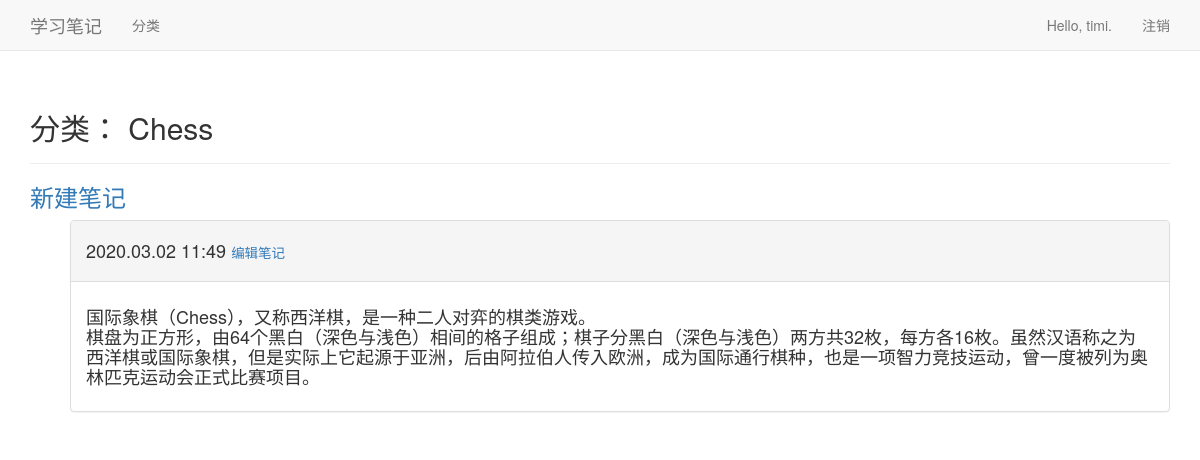
The page /topics/1/ (signed in) on the database as committed earlier.
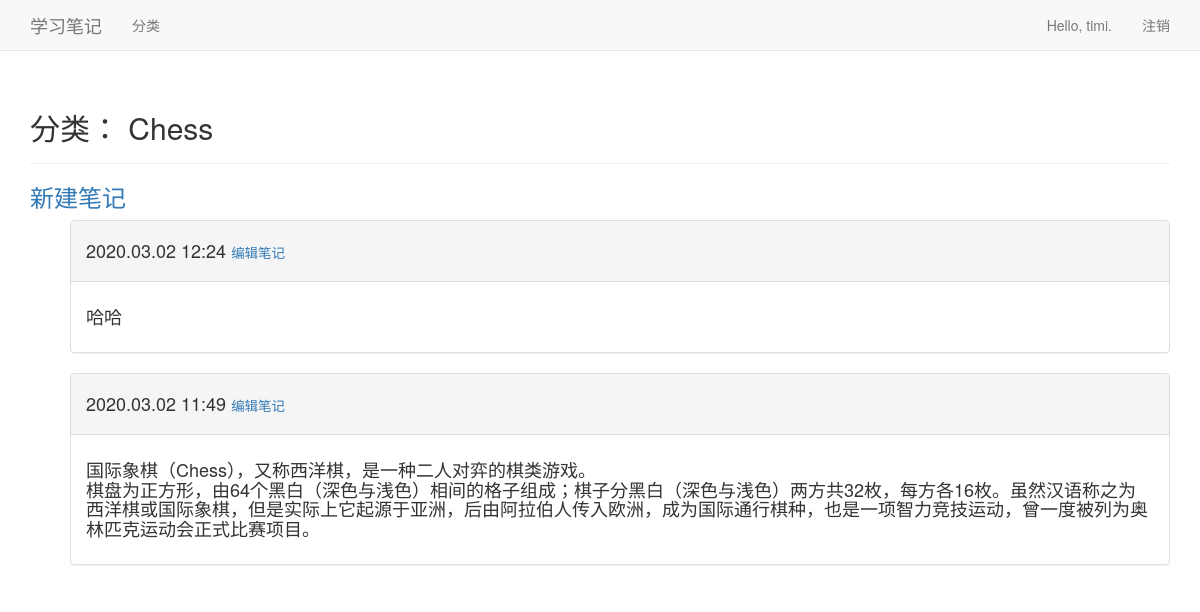
The same page on the database as committed later.
### learning_logs/models.py (models this page shows, shortened)
class Entry(models.Model):
    topic = models.ForeignKey(Topic, on_delete=models.CASCADE)
    text = models.TextField()
    date_added = models.DateTimeField(auto_now_add=True)
    class Meta:
        verbose_name_plural = 'entries'

### learning_logs/views.py (the view)
# urls.py: url(r'^topics/(?P<topic_id>\d+)/$',views.topic,name='topic'),
@login_required
def topic(request, topic_id):
    topic = Topic.objects.get(id=topic_id)
    if topic.owner!=request.user:
        raise Http404
    entries = topic.entry_set.order_by('-date_added')  # 倒序
    context = {'topic': topic, 'entries': entries}
    return render(request, 'learning_logs/topic.html', context)

### learning_logs/models.py (called while the page is built)
    def __str__(self):
        return self.text

### learning_logs/templates/learning_logs/topic.html
{% extends 'learning_logs/base.html' %}
{% block header %}
    <h2>分类： {{ topic }}</h2>
{% endblock header %}
{% block content %}
  <p>
    <h3>
      <a href="{% url 'learning_logs:new_entry' topic.id %}">
        新建笔记
      </a>
    </h3>
  </p>
  <ul>
    {% for entry in entries %}
    <div class="panel panel-default">
      <div class="panel-heading">
        <h4>
          {{ entry.date_added|date:'Y.m.d H:i' }}
          <small>
           <a href="{% url 'learning_logs:edit_entry' entry.id%}">
               编辑笔记
           </a>
          </small>
        </h4>
      </div>
      <div class="panel-body">
        <h4>
          {{ entry.text|linebreaks }}
        </h4>
      </div>
    </div>
    {% empty %}
      该分类下没有笔记
    {% endfor %}
  </ul>
{% endblock content %}

Rows that differ between the two databases and show on the page:
added Entry: date_added "2020.03.02 12:24", text "哈哈"
